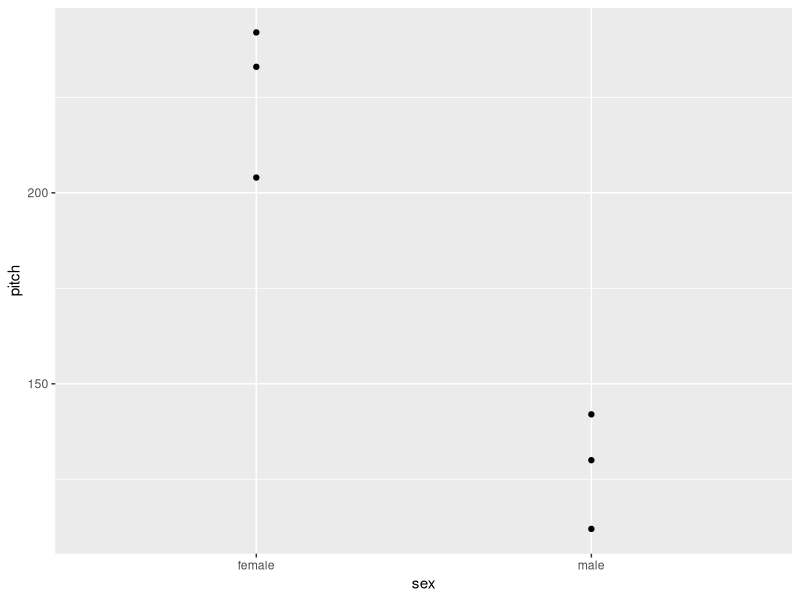
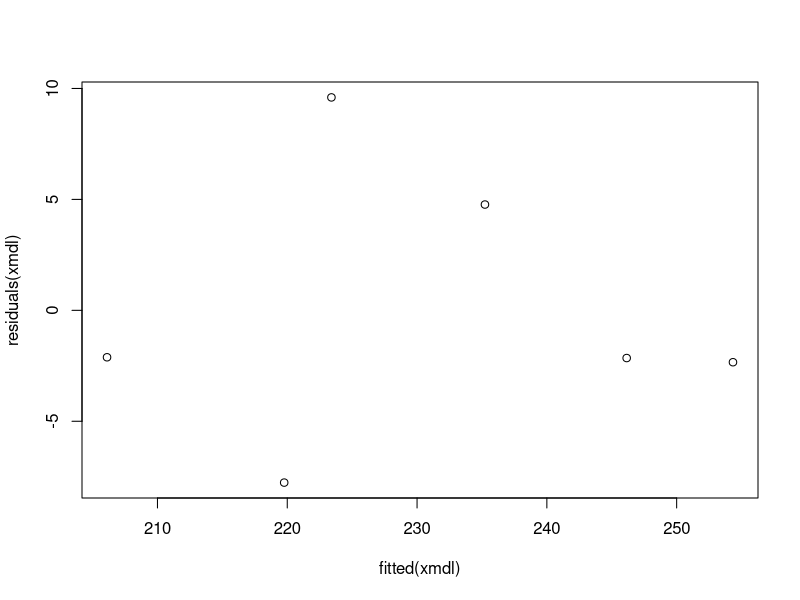

Generate these figures, in order, with R:
## ---- chunk 1
library("here")
library("ggplot2")
## ---- chunk 2
pitch = c(233,204,242,130,112,142)
sex = c(rep("female",3),rep("male",3))
my.df = data.frame(sex,pitch)
## ---- chunk 3
my.df
## ---- chunk 4
xmdl = lm (pitch ~ sex, my.df)
## ---- chunk 5
summary(xmdl)
## ---- chunk 6
mean(my.df[my.df$sex=='female',]$pitch) #this is the mean (or the estimate) of female's voice
mean(my.df[my.df$sex=='male',]$pitch)
## ---- chunk 7
library(ggplot2)
ggplot(aes(x = sex, y = pitch), data = my.df) + 
  geom_point() +
  geom_smooth(method = 'lm', color='red')
  
# plot(pitch~sex, data = my.df)
# abline(xmdl)
## ---- chunk 8
age = c(14,23,35,48,52,67)
pitch = c(252,244,240,233,212,204)
my.df = data.frame(age,pitch)
my.df
## ---- chunk 9
xmdl = lm (pitch ~ age, my.df)
## ---- chunk 10
summary(xmdl)
## ---- chunk 11
plot(fitted(xmdl),residuals(xmdl))
## ---- chunk 12
save.image(here("psych-lmer.RData"))
